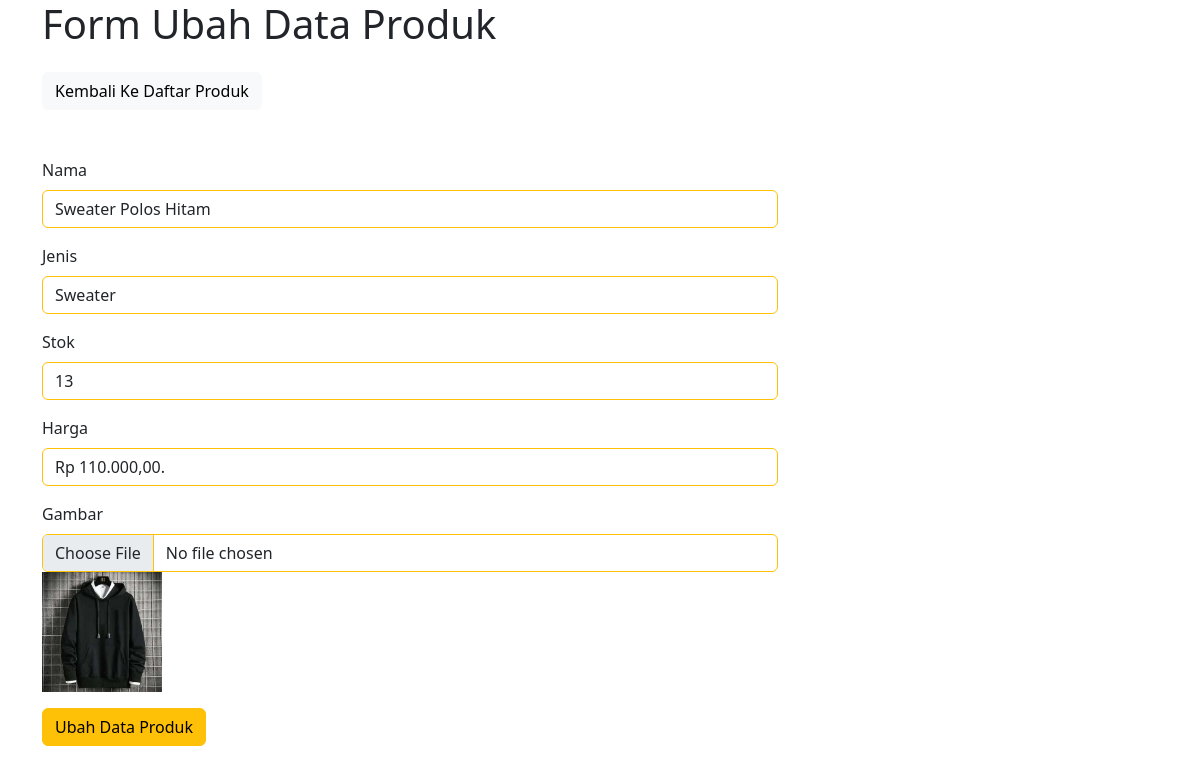
The app's page /ubah.php?id=2 with its own data.
### tables this page shows
CREATE TABLE `produk` (
  `id` int(11) NOT NULL,
  `nama` varchar(100) NOT NULL,
  `jenis` varchar(100) NOT NULL,
  `stok` varchar(2) NOT NULL,
  `harga` varchar(100) NOT NULL,
  `gambar` varchar(100) NOT NULL
);

### functions.php (called while the page is built, shortened)
<?php
function koneksi()
{
    $conn = mysqli_connect('localhost', 'root', '', 'tubes_213040052') or die('Koneksi Gagal!!');
    return $conn;
}
function query($sql)
{
    $conn = koneksi();
    $result = mysqli_query($conn, $sql) or die(mysqli_error($conn));
    $rows = [];
    while ($row = mysqli_fetch_assoc($result)) {
        $rows[] = $row;
    }
    return $rows;
}

### ubah.php (the view, shortened to what this page needs)
<?php
require 'functions.php';
$id = $_GET["id"];
$prod = query("SELECT * FROM produk WHERE id = $id")[0];
?>
<!doctype html>
<html lang="en">
<head>
    <link rel="stylesheet" href="https://cdn.jsdelivr.net/npm/bootstrap-icons@1.8.3/font/bootstrap-icons.css">
    <link href="https://cdn.jsdelivr.net/npm/bootstrap@5.2.0-beta1/dist/css/bootstrap.min.css" rel="stylesheet">
</head>
<body>
    <div class="container">
        <h1>Form Ubah Data Produk</h1>
        <a href="produk.php" class="btn btn-light my-3">Kembali Ke Daftar Produk</a>
        <div class="row mt-3">
            <div class="col-8">
                <form action="" method="post" enctype="multipart/form-data">
                    <div class="mb-3">
                        <label for="nama" class="form-label">Nama</label>
                        <input type="text" class="form-control border-warning" id="nama" name="nama" required value="<?= $prod["nama"]; ?>">
                    </div>
                    <div class="mb-3">
                        <label for="jenis" class="form-label">Jenis</label>
                        <input type="text" class="form-control border-warning" id="jenis" name="jenis" value="<?= $prod["jenis"]; ?>">
                    </div>
                    <div class="mb-3">
                        <label for="stok" class="form-label">Stok</label>
                        <input type="text" class="form-control border-warning" id="stok" name="stok" value="<?= $prod["stok"]; ?>">
                    </div>
                    <div class="mb-3">
                        <label for="harga" class="form-label">Harga</label>
                        <input type="text" class="form-control border-warning" id="harga" name="harga" value="<?= $prod["harga"]; ?>">
                    </div>
                    <div class="mb-3">
                        <label for="gambar" class="form-label">Gambar</label>
                        <input type="file" class="form-control border-warning" id="gambar" name="gambar" value="<?= $prod["gambar"]; ?>">
                        <img src="img/<?= $prod["gambar"]; ?>" width="120" style="display: block;" class="img-preview">
                    </div>
                    <button type="submit" name="ubah" class="btn btn-warning">Ubah Data Produk</button>
                </form>
            </div>
        </div>
    </div>
</body>
</html>

### records on screen
produk: nama "Sweater Polos Hitam", jenis "Sweater", stok "13", harga "Rp 110.000,00.", gambar (picture)
